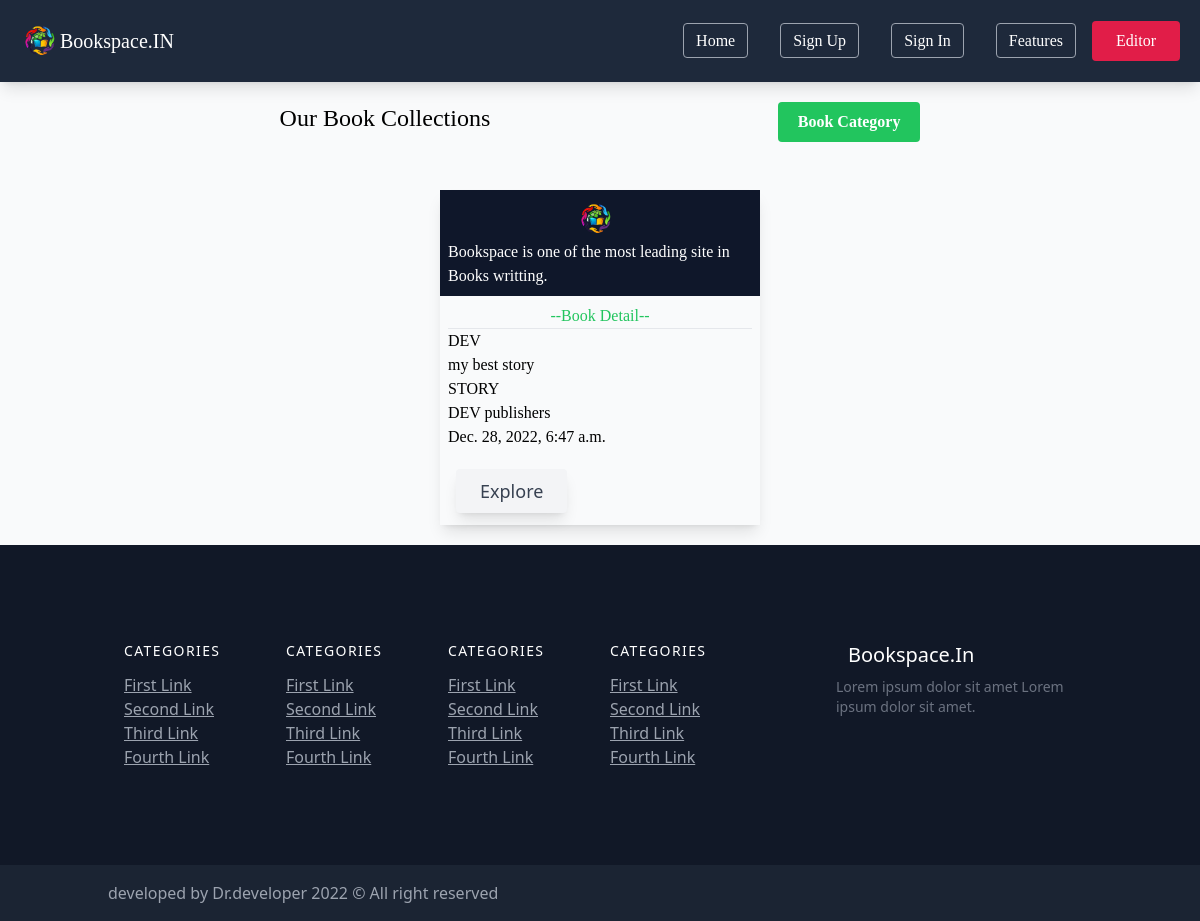
Screenshot of /bookcategory/story with the database file from the repository.
### books/models.py (models this page shows)
class Mybook(models.Model):
    writer_name=models.CharField(max_length=150)
    book_name=models.CharField(max_length=150)
    book_category=models.CharField(max_length=6,choices=BOOKS)
    book_content=models.TextField()
    published_by=models.CharField(max_length=150)
    published_date=models.DateTimeField(auto_now_add=True)
    def __str__(self):
        return f'Writer :{self.writer_name} and Book:{self.book_name}'

### books/views.py (the view)
# urls.py: path('bookcategory/<slug:book>',book_category,name='book-category'),
def book_category(request,book):
    if book == "reader":
        book=Mybook.objects.filter(book_category='READER')
        print(book,'oooooooooooo')
        return render(request,'book_category.html',{'book':book})
    elif book == "story":
        book=Mybook.objects.filter(book_category='STORY')
        print(book,'oooooooooooo')
        return render(request,'book_category.html',{'book':book})
    elif book == "poetry":
        book=Mybook.objects.filter(book_category='POETRY')
        print(book,'oooooooooooo')
        return render(request,'book_category.html',{'book':book})
    else:
        return redirect('allbook')

### books/templates/book_category.html (shortened to what this page needs)
{% extends 'base.html' %}
{% load static %}
{% block content %}
{% if book %}
<div class="text-center text-black-600  flex flex-col justify-evenly items-center md:flex-row"> <h1 class=" block text-2xl p-2 rounded mt-1 capitalize font-serif">Our book collections</h1>
{% else %}
<div class="text-center text-black-600  flex flex-col justify-evenly items-center md:flex-row"> <h1 class=" block text-2xl p-2 rounded mt-1 capitalize font-serif"><a href="{% url 'allbook' %}">Go to Library</a></h1>
{% endif %}
    <div class="text-1xl p-2 rounded mt-1 capitalize font-serif">
      <div class=" ">
        <button id="menu-btn" class="text-1xl text-white p-2 px-5 rounded mt-2 capitalize font-semibold bg-green-500  hover:bg-gradient-to-t from-blue-600/50 ">Book Category</button>
      </div>
    </div>
  </div>
<div class="snap-x flex overflow-x-auto space-x space-x-7 mt-28 items-center justify-evenly md:mt-5 md:p-5">
   {% for books in book %}
  <div class="snap-center scroll-ml-7  shadow-lg shadow-cyan-500/15 w-80  flex-shrink-0">
    <div class="bg-slate-900 p-2 text-white font-serif">
        <img class="ml-32" src="{% static 'img\book-removebg-preview.png' %}"  width="40px" alt="">
        Bookspace is one of the most leading site in Books writting.
    </div>
<div class="m-2 font-serif">
    <h1 class="text-center font-serif text-green-500">--Book Detail--</h1>
    <hr>
    {{books.writer_name}}
    <br>
    {{books.book_name}}
    <br>
    {{books.book_category}}
    <br>
    {{books.published_by}}
    <br>
    {{books.published_date}}
</div>
<div class="flex flex-row">
    <button class="ml-4  text-gray-700 bg-gray-100 border-0 m-3 py-2 px-6 focus:outline-none hover:bg-green-200 rounded text-lg shadow-lg shadow-cyan-500/15"><a href="{% url 'book-detail' books.id %}"> Explore</a></button>
    </div>
</div>
{% endfor %}
</div>
{% endblock content %}

### rows the page displays
Mybook: writer_name "DEV", book_name "my best story", book_category "STORY", published_by "DEV publishers", published_date "Dec. 28, 2022, 6:47 a.m."
